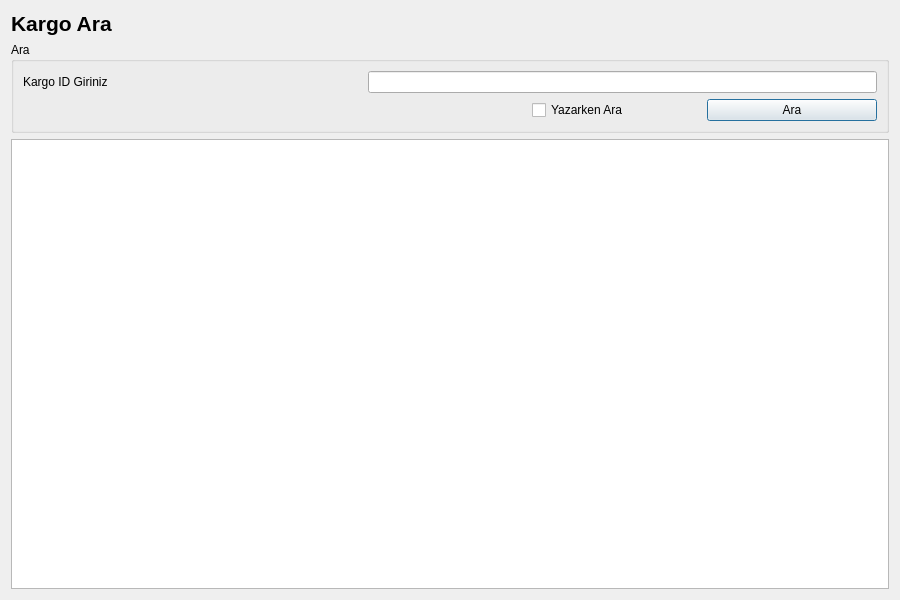
<?xml version="1.0" encoding="UTF-8"?>
<ui version="4.0">
 <class>KRGKargoListesi</class>
 <widget class="QDialog" name="KRGKargoListesi">
  <property name="geometry">
   <rect>
    <x>0</x>
    <y>0</y>
    <width>900</width>
    <height>600</height>
   </rect>
  </property>
  <property name="windowTitle">
   <string>Kargo Ara</string>
  </property>
  <layout class="QGridLayout" name="gridLayout_2">
   <item row="0" column="0">
    <layout class="QVBoxLayout" name="verticalLayout_2">
     <item>
      <widget class="QLabel" name="lblKargoAra">
       <property name="font">
        <font>
         <pointsize>16</pointsize>
         <weight>75</weight>
         <bold>true</bold>
        </font>
       </property>
       <property name="text">
        <string>Kargo Ara</string>
       </property>
      </widget>
     </item>
     <item>
      <widget class="QGroupBox" name="groupBoxAra">
       <property name="title">
        <string>Ara</string>
       </property>
       <layout class="QGridLayout" name="gridLayout">
        <item row="0" column="0">
         <layout class="QVBoxLayout" name="verticalLayout">
          <item>
           <layout class="QHBoxLayout" name="horizontalLayout_2" stretch="2,3">
            <item>
             <widget class="QLabel" name="lblKargoIdGiriniz">
              <property name="text">
               <string>Kargo ID Giriniz</string>
              </property>
              <property name="buddy">
               <cstring>lineEditKargoIdGiriniz</cstring>
              </property>
             </widget>
            </item>
            <item>
             <widget class="QLineEdit" name="lineEditKargoIdGiriniz"/>
            </item>
           </layout>
          </item>
          <item>
           <layout class="QHBoxLayout" name="horizontalLayout" stretch="3,1,1">
            <item>
             <spacer name="horizontalSpacer">
              <property name="orientation">
               <enum>Qt::Horizontal</enum>
              </property>
              <property name="sizeHint" stdset="0">
               <size>
                <width>40</width>
                <height>20</height>
               </size>
              </property>
             </spacer>
            </item>
            <item>
             <widget class="QCheckBox" name="checkBoxYazarkenAra">
              <property name="text">
               <string>Yazarken Ara</string>
              </property>
             </widget>
            </item>
            <item>
             <widget class="QPushButton" name="pushButtonAra">
              <property name="text">
               <string>Ara</string>
              </property>
             </widget>
            </item>
           </layout>
          </item>
         </layout>
        </item>
       </layout>
      </widget>
     </item>
     <item>
      <widget class="QTableWidget" name="tableWidgetKargoListesi"/>
     </item>
    </layout>
   </item>
  </layout>
 </widget>
 <resources/>
 <connections/>
</ui>
